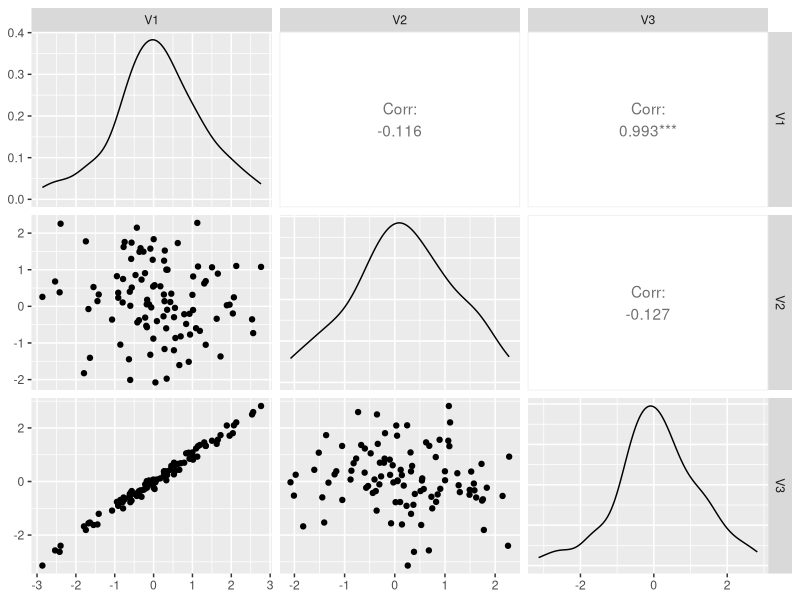
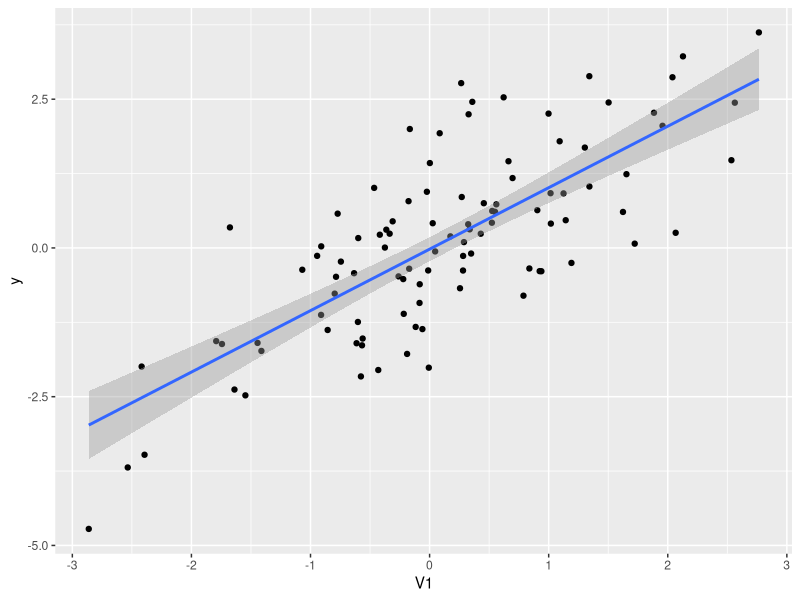
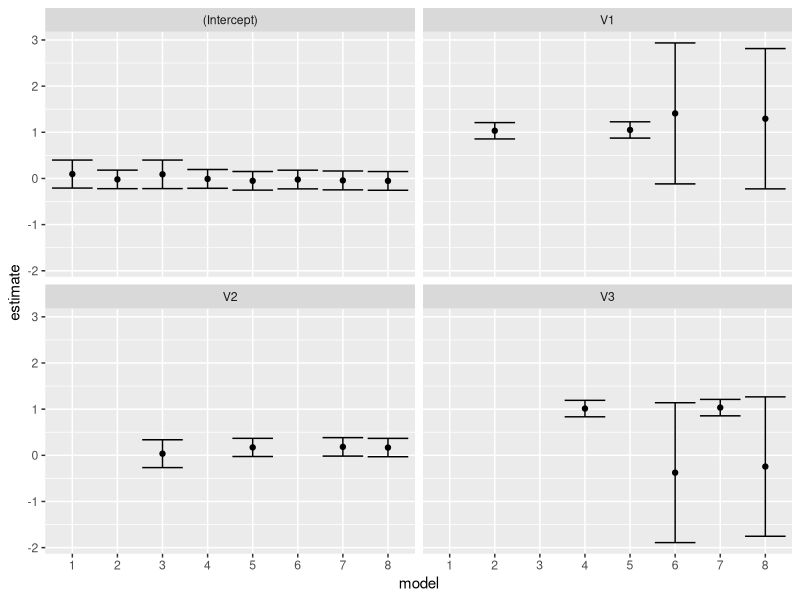

Write the R code that produced these figures, in order.
## ---- chunk 1
knitr::opts_chunk$set(echo = TRUE)
## ---- chunk 2
p = 3 # this many variables
# this is the mean vector - set to 0 for now
Means <- rep(0, 3)
# this is the covariance matrix
Sigma <- matrix(c(1, 0, .99, 
                  0, 1, 0,
                  .99, 0, 1), nrow= p, ncol = p)
library(MASS)
library(tidyverse)
library(GGally)
df <- as_data_frame( mvrnorm(n = 100, mu= Means, Sigma=Sigma))
ggpairs(df)
## ---- chunk 3
df <- mutate(df, y = V1 + rnorm(n()))
ggplot(df, aes(x = V1, y=y)) + geom_point() + 
  geom_smooth(method="lm")
## ---- chunk 4
models <- list(y~1,
               y~V1,
               y~V2,
               y~V3,
               y~V1 + V2,
               y~V1 + V3,
               y~V2 + V3,
               y~V1 + V2 + V3)
fits <- map(models, lm, data=df)
library(broom)
coefs <- map_df(fits, tidy, .id = "model")
ggplot(coefs, aes(x = model, y=estimate)) + 
         geom_point() + 
         facet_wrap(~term) + 
         geom_errorbar(aes(ymin = estimate - 1.96*std.error,
                           ymax = estimate + 1.96*std.error))
## ---- chunk 5
library(car)
vif(fits[[8]])
## ---- chunk 6
filter(coefs, term == "V3",
       model > 6) %>%
  mutate(variance = std.error^2,
         vif_ = lead(variance)/variance) %>%
  select(vif_)
